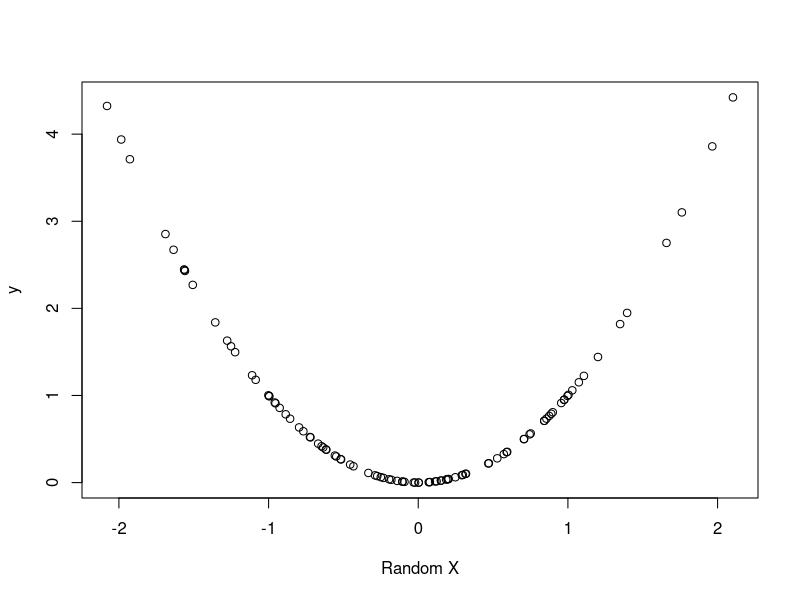

Source code (R):
# Muhammad Noon
# saadnoon@yahoo.com
# 2018-07-03

x <- rnorm(n = 100)
# Create square of x
y <- x^2
plot(x,y, xlab = "Random X")
